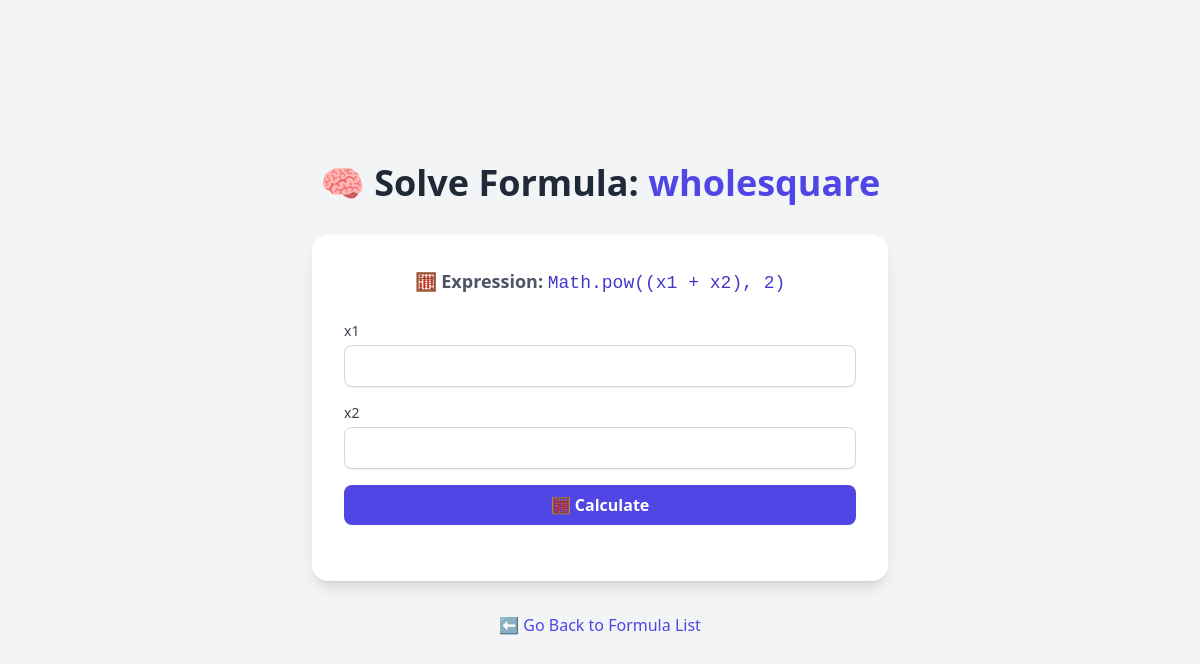
The page /3/ on the database as committed earlier.
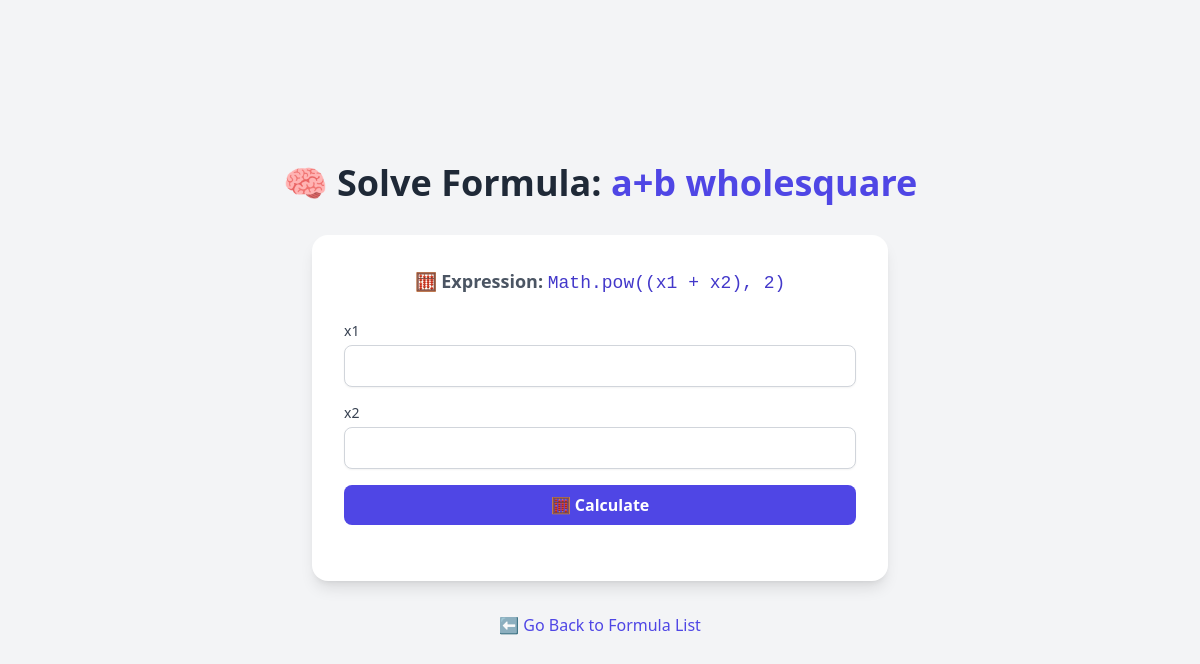
The same page on the database as committed later.
### app/models.py (models this page shows, shortened)
class Formula(models.Model):
    name = models.CharField(max_length=100)
    expression = models.TextField(help_text="Write formula like a + b * c - d / e")
    variables = models.JSONField(help_text='List of variables like ["a", "b", "c", "d", "e"]')

### dyamiccalculater/views.py (the view)
# urls.py: path("<int:pk>/", views.solve_formula_view, name="solve_formula"),
def solve_formula_view(request, pk):
    formula = get_object_or_404(Formula, pk=pk)
    count = formula.variables
    print(count)
    var_name = [f'x{i+1}' for i in range(count)]
    print(var_name)
    return render(request, "fromula.html", {
        "formula": formula,
        "var_name": var_name,
        "count": count,
    })

### templates/fromula.html (shortened to what this page needs)
<!DOCTYPE html>
<html lang="en">
<head>
  <script src="https://cdn.tailwindcss.com"></script>
</head>
<body class="bg-gray-100 min-h-screen flex flex-col items-center justify-center py-10 px-4">
  <h1 class="text-4xl font-bold text-gray-800 mb-8 text-center">
    🧠 Solve Formula: <span class="text-indigo-600">{{ formula.name }}</span>
  </h1>
  <div class="bg-white shadow-lg rounded-2xl p-8 w-full max-w-xl">
    <p class="text-gray-600 mb-6 text-center text-lg">
      🧮 <strong>Expression:</strong> <code class="text-indigo-700">{{ formula.expression }}</code>
    </p>
    <form onsubmit="event.preventDefault(); calculate();" class="space-y-4">
      {% for var in var_name %}
        <div>
          <label for="{{ var }}" class="block text-sm font-medium text-gray-700">{{ var }}</label>
          <input
            type="number"
            id="{{ var }}"
            name="{{ var }}"
            step="any"
            required
            class="mt-1 block w-full px-4 py-2 border border-gray-300 rounded-lg shadow-sm focus:outline-none focus:ring-2 focus:ring-indigo-400"
          >
        </div>
      {% endfor %}
      <button type="submit" class="w-full bg-indigo-600 text-white py-2 rounded-lg font-semibold hover:bg-indigo-700 transition">
        🧮 Calculate
      </button>
    </form>
  </div>
  <div class="mt-8">
    <a href="{% url 'home' %}" class="inline-block text-indigo-600 hover:text-indigo-800 font-medium text-md">
      ⬅ Go Back to Formula List
    </a>
  </div>
</body>
</html>

Rows that differ between the two databases and show on the page:
changed Formula "Math.pow((x1 + x2), 2)": name "wholesquare" → "a+b wholesquare"
